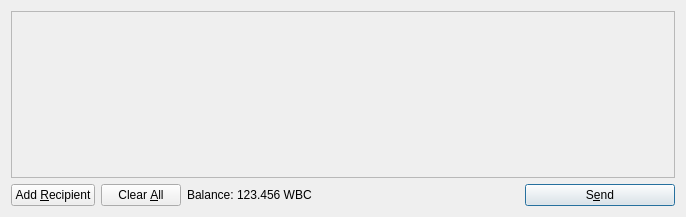
<?xml version="1.0" encoding="UTF-8"?>
<ui version="4.0">
 <class>SendCoinsDialog</class>
 <widget class="QDialog" name="SendCoinsDialog">
  <property name="geometry">
   <rect>
    <x>0</x>
    <y>0</y>
    <width>686</width>
    <height>217</height>
   </rect>
  </property>
  <property name="windowTitle">
   <string>Send Coins</string>
  </property>
  <layout class="QVBoxLayout" name="verticalLayout">
   <item>
    <widget class="QScrollArea" name="scrollArea">
     <property name="widgetResizable">
      <bool>true</bool>
     </property>
     <widget class="QWidget" name="scrollAreaWidgetContents">
      <property name="geometry">
       <rect>
        <x>0</x>
        <y>0</y>
        <width>666</width>
        <height>165</height>
       </rect>
      </property>
      <layout class="QVBoxLayout" name="verticalLayout_2">
       <property name="margin">
        <number>0</number>
       </property>
       <item>
        <layout class="QVBoxLayout" name="entries">
         <property name="spacing">
          <number>6</number>
         </property>
        </layout>
       </item>
       <item>
        <spacer name="verticalSpacer">
         <property name="orientation">
          <enum>Qt::Vertical</enum>
         </property>
         <property name="sizeHint" stdset="0">
          <size>
           <width>20</width>
           <height>40</height>
          </size>
         </property>
        </spacer>
       </item>
      </layout>
     </widget>
    </widget>
   </item>
   <item>
    <layout class="QHBoxLayout" name="horizontalLayout">
     <item>
      <widget class="QPushButton" name="addButton">
       <property name="toolTip">
        <string>Send to multiple recipients at once</string>
       </property>
       <property name="text">
        <string>Add &amp;Recipient</string>
       </property>
       <property name="icon">
        <iconset resource="../bitcoin.qrc">
         <normaloff>:/icons/add</normaloff>:/icons/add</iconset>
       </property>
       <property name="autoDefault">
        <bool>false</bool>
       </property>
      </widget>
     </item>
     <item>
      <widget class="QPushButton" name="clearButton">
       <property name="sizePolicy">
        <sizepolicy hsizetype="Minimum" vsizetype="Fixed">
         <horstretch>0</horstretch>
         <verstretch>0</verstretch>
        </sizepolicy>
       </property>
       <property name="toolTip">
        <string>Remove all transaction fields</string>
       </property>
       <property name="text">
        <string>Clear &amp;All</string>
       </property>
       <property name="icon">
        <iconset resource="../bitcoin.qrc">
         <normaloff>:/icons/remove</normaloff>:/icons/remove</iconset>
       </property>
       <property name="autoRepeatDelay">
        <number>300</number>
       </property>
       <property name="autoDefault">
        <bool>false</bool>
       </property>
      </widget>
     </item>
     <item>
      <layout class="QHBoxLayout" name="horizontalLayout_2">
       <property name="spacing">
        <number>3</number>
       </property>
       <item>
        <widget class="QLabel" name="label">
         <property name="text">
          <string>Balance:</string>
         </property>
        </widget>
       </item>
       <item>
        <widget class="QLabel" name="labelBalance">
         <property name="cursor">
          <cursorShape>IBeamCursor</cursorShape>
         </property>
         <property name="text">
          <string>123.456 WBC</string>
         </property>
         <property name="textInteractionFlags">
          <set>Qt::LinksAccessibleByMouse|Qt::TextSelectableByKeyboard|Qt::TextSelectableByMouse</set>
         </property>
        </widget>
       </item>
      </layout>
     </item>
     <item>
      <spacer name="horizontalSpacer">
       <property name="orientation">
        <enum>Qt::Horizontal</enum>
       </property>
       <property name="sizeHint" stdset="0">
        <size>
         <width>40</width>
         <height>20</height>
        </size>
       </property>
      </spacer>
     </item>
     <item>
      <widget class="QPushButton" name="sendButton">
       <property name="minimumSize">
        <size>
         <width>150</width>
         <height>0</height>
        </size>
       </property>
       <property name="toolTip">
        <string>Confirm the send action</string>
       </property>
       <property name="text">
        <string>S&amp;end</string>
       </property>
       <property name="icon">
        <iconset resource="../bitcoin.qrc">
         <normaloff>:/icons/send</normaloff>:/icons/send</iconset>
       </property>
       <property name="default">
        <bool>true</bool>
       </property>
      </widget>
     </item>
    </layout>
   </item>
  </layout>
 </widget>
 <resources>
  <include location="../bitcoin.qrc"/>
 </resources>
 <connections/>
</ui>
